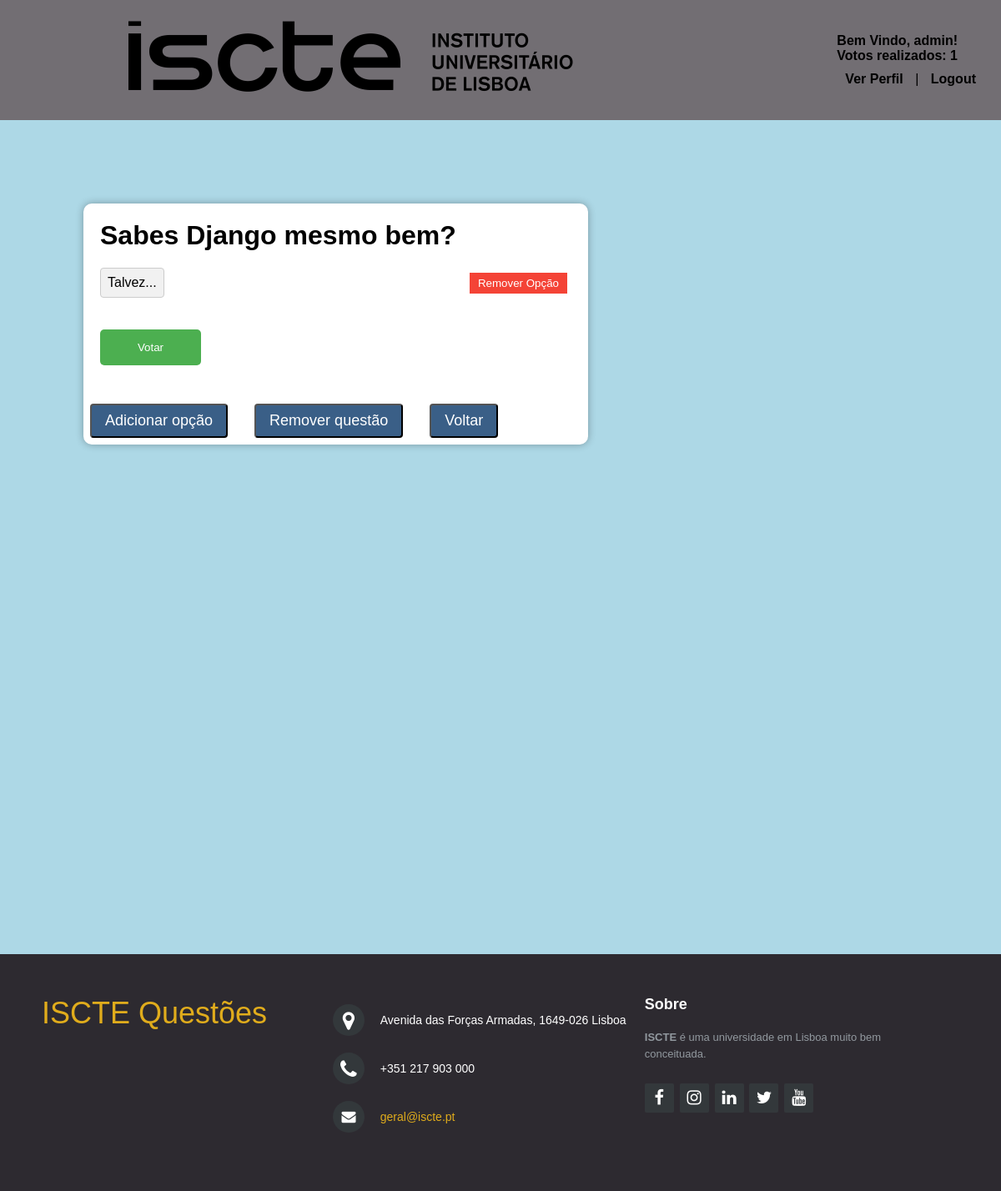
Before: /votacao/5 (signed in) with the older database file.
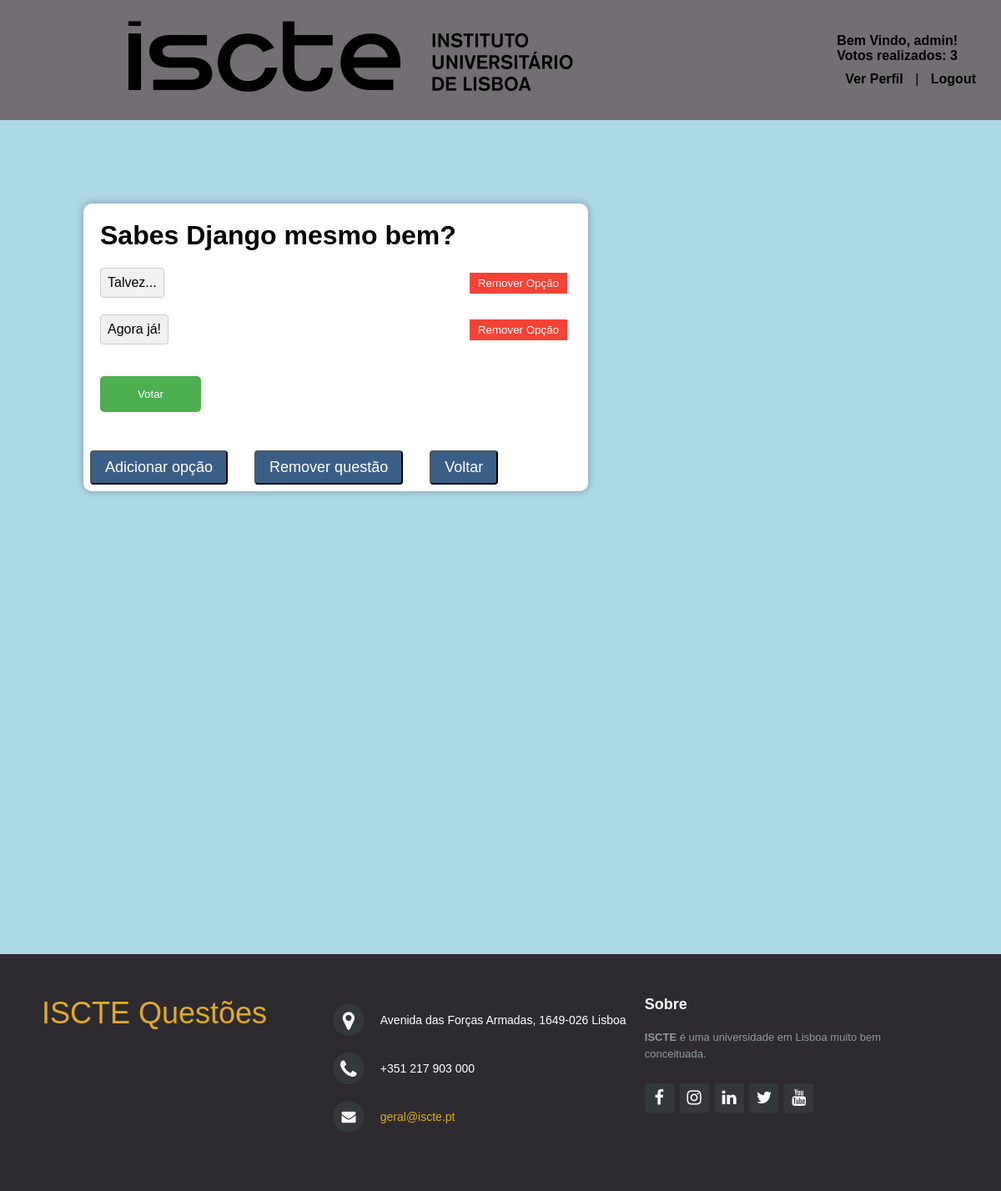
After: the same page with the newer database file.
### votacao/models.py (models this page shows, shortened)
class Aluno(models.Model):
    user =models.OneToOneField(User,on_delete=models.CASCADE)
    curso=models.CharField(max_length=100)

class Opcao(models.Model):
    questao = models.ForeignKey(Questao, on_delete=models.CASCADE)
    opcao_texto = models.CharField(max_length=200)
    votos = models.IntegerField(default=0)
    alunos = models.ManyToManyField(Aluno, through='Voto')

### votacao/views.py (the view)
# urls.py: path("<int:questao_id>", views.detalhe, name='detalhe'),
def detalhe(request, questao_id):
    questao = get_object_or_404(Questao, pk=questao_id)
    return render(request, 'votacao/detalhe.html',{'questao': questao})

### votacao/templates/votacao/detalhe.html (shortened to what this page needs)
{% extends 'votacao/index.html' %}
{% block content %}
    <div class="container-questions">
        <h1 class="title">{{ questao.questao_texto }} </h1>
        {% block controls_&_options %}
        <form action="{% url 'votacao:voto' questao.id %}"
              method="post">
           {% for opcao in questao.opcao_set.all %}
<div class="option-row">
    <div class="option-container">
        <label for="opcao{{ forloop.counter }}">
            {{ opcao.opcao_texto }}
        </label>
    </div>
    {% if request.user.is_staff %}
    <a href="{% url 'votacao:remover_opcao' questao.id opcao.id %}">
        <button class="button-remover-opcao"> Remover Opção</button>
    </a>
    {% endif %}
</div>
{% endfor %}
            <br>
            {% if user.is_authenticated %}
            <input type="submit" value="Votar"/>
            {% else %}
            <p>Faça login para votar. </p>
            {% endif %}
        </form>
        <br>
         <div class="button-container" style="text-align: center;">
        {% if request.user.is_staff%}
            <a href="{% url 'votacao:criaropcao' questao.id %}">
                <button class="action-btn"> Adicionar opção</button>
            </a>
            <br>
            <br>
            <a href="{% url 'votacao:remover_questao' questao.id %}">
                <button class="action-btn"> Remover questão</button>
            </a>
            {% endif %}
            <br>
            <br>
            <a href="{% url 'votacao:index' %}">
                <button class="action-btn"> Voltar</button>
            </a>
      </div>
        {% endblock %}
    </div>
{% endblock %}

### votacao/templates/votacao/index.html (shortened to what this page needs)
<!DOCTYPE html>
<html lang="en">
<head>
    {% load static %}
    <link rel="stylesheet" href="http://maxcdn.bootstrapcdn.com/font-awesome/4.2.0/css/font-awesome.min.css">
    <link rel="stylesheet" type="text/css" href="{% static 'votacao/style.css' %}"/>
</head>
<body>
<div class="nav-menu">
    <nav>
        {% load static %}
        <h2>
            <img src="{% static 'media/isctelogo.png' %}">
        </h2>
        <ul>
            {% if user.is_authenticated %}
            <h4>Bem Vindo, {{ user.username }}!</h4>
            <h4>Votos realizados: {{ user.aluno.opcao_set.count }}</h4>
            <li><a href="{% url 'votacao:perfil'  %}">Ver Perfil</a></li>
            |
            <li><a href="{% url 'votacao:logout' %}">Logout</a></li>
        </ul>
    </nav>
</div>
{% endif %}
<div class="content">
    {% block content %}{% endblock %}
</div>
<footer class="footer-distributed">
    <div class="footer-left">
        <h3><span>ISCTE Questões</span></h3>
    </div>
    <div class="footer-center">
        <div>
            <i class="fa fa-map-marker"></i>
            <p>Avenida das Forças Armadas, 1649-026 Lisboa</p>
        </div>
        <div>
            <i class="fa fa-phone"></i>
            <p>+351 217 903 000</p>
        </div>
        <div>
            <i class="fa fa-envelope"></i>
            <p><a href="mailto:geral@iscte.pt">geral@iscte.pt</a></p>
        </div>
    </div>
    <div class="footer-right">
        <p class="footer-company-about">
            <span>Sobre</span>
            <strong>ISCTE</strong> é uma universidade em Lisboa muito bem conceituada.
        </p>
        <div class="footer-icons">
            <a href="https://www.facebook.com/ISCTEIUL"><i class="fa fa-facebook"></i></a>
            <a href="https://www.instagram.com/iscte_iul/"><i class="fa fa-instagram"></i></a>
            <a href="https://www.linkedin.com/school/iscte/?originalSubdomain=pt"><i class="fa fa-linkedin"></i></a>
            <a href="https://twitter.com/iscteiul"><i class="fa fa-twitter"></i></a>
            <a href="https://www.youtube.com/user/iultv"><i class="fa fa-youtube"></i></a>
        </div>
    </div>
</footer>
</body>
</html>

Changed rows visible on the page:
added Opcao: opcao_texto "Agora já!"
Other visible differences:
{{ user.aluno.opcao_set.count }}: "1" → "3"
